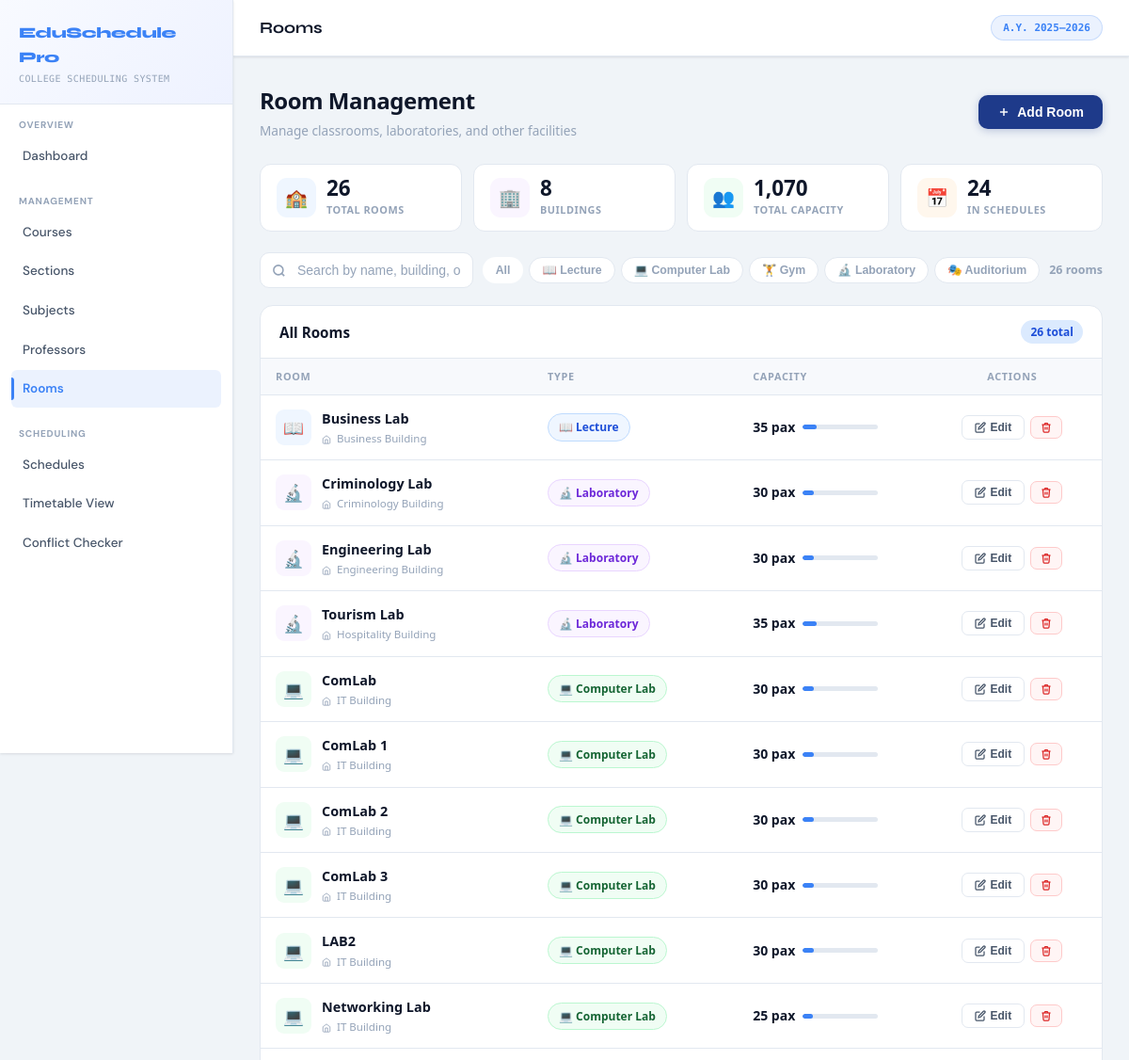
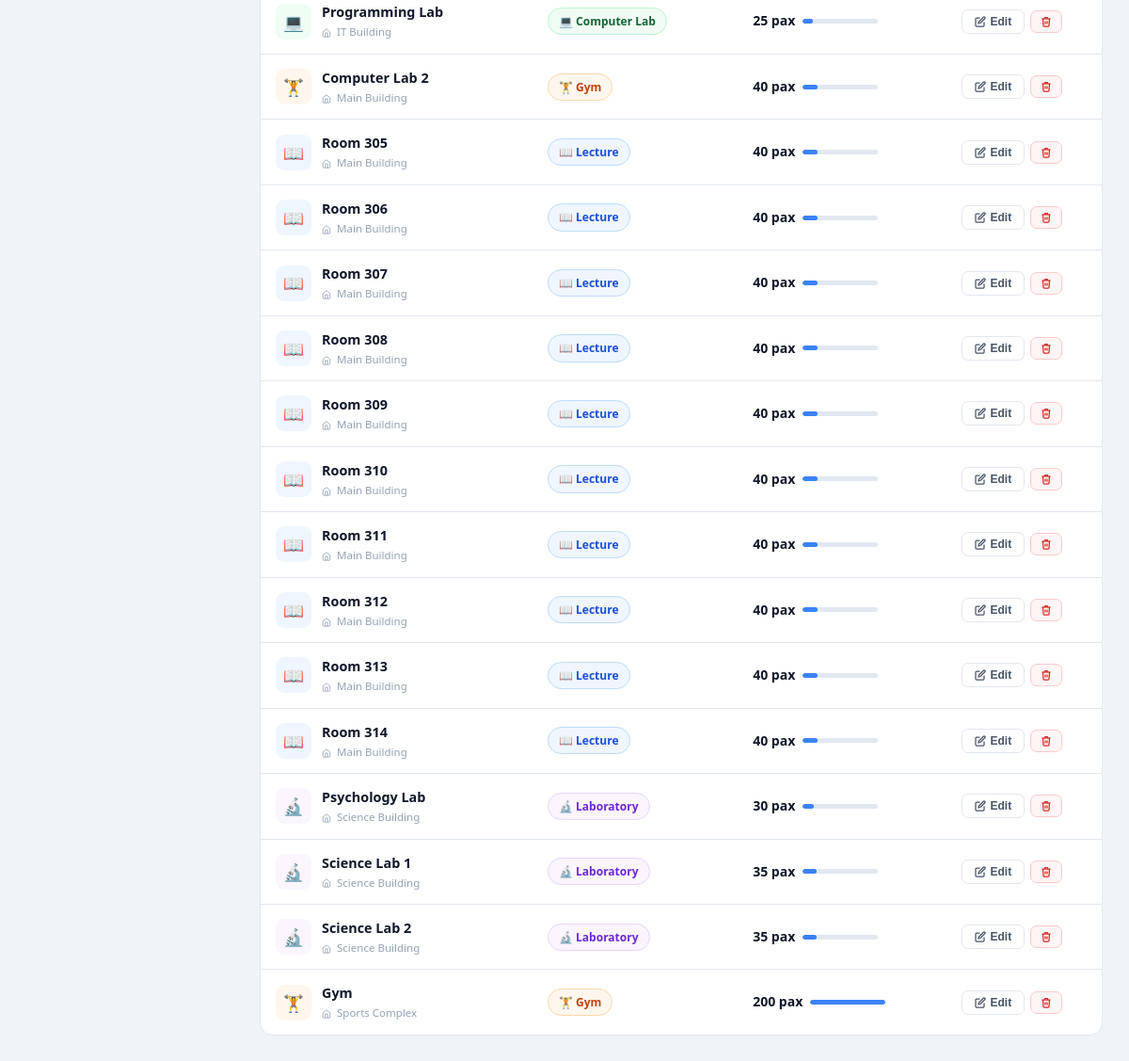
The page /rooms.php on the database its author committed (2 pictures, top to bottom).
### tables this page shows
CREATE TABLE `rooms` (
  `id` int(11) NOT NULL,
  `name` varchar(50) NOT NULL,
  `building` varchar(100) DEFAULT NULL,
  `capacity` int(11) DEFAULT 0,
  `room_type` enum('Lecture','Computer Lab','Gym','Laboratory','Auditorium') DEFAULT 'Lecture',
  `created_at` timestamp NOT NULL DEFAULT current_timestamp()
);

### includes/config.php (called while the page is built, shortened)
<?php
function h(string $str): string {
    return htmlspecialchars($str, ENT_QUOTES, 'UTF-8');
}

### rooms.php (the view, shortened to what this page needs)
<?php
require_once __DIR__ . '/includes/config.php';
$db = getDB();
require_once __DIR__ . '/includes/header.php';
$rooms     = $db->query("SELECT * FROM rooms ORDER BY building, name")->fetchAll();
$roomTypes = ['Lecture','Computer Lab','Gym','Laboratory','Auditorium'];
$buildings    = array_filter(array_unique(array_column($rooms,'building')));
$totalCap     = array_sum(array_column($rooms,'capacity'));
$inUse        = (int)$db->query("SELECT COUNT(DISTINCT room_id) FROM schedules")->fetchColumn();
$typeMeta = [
    'Lecture'      => ['icon'=>'📖','bg'=>'#eff6ff','color'=>'#1d4ed8','border'=>'#bfdbfe'],
    'Computer Lab' => ['icon'=>'💻','bg'=>'#f0fdf4','color'=>'#166534','border'=>'#bbf7d0'],
    'Gym'          => ['icon'=>'🏋️','bg'=>'#fff7ed','color'=>'#c2410c','border'=>'#fed7aa'],
    'Laboratory'   => ['icon'=>'🔬','bg'=>'#faf5ff','color'=>'#6d28d9','border'=>'#e9d5ff'],
    'Auditorium'   => ['icon'=>'🎭','bg'=>'#fef2f2','color'=>'#dc2626','border'=>'#fecaca'],
];
?>
<div class="rm">
  <div class="rm-hdr">
    <div>
      <h2>Room Management</h2>
      <p>Manage classrooms, laboratories, and other facilities</p>
    </div>
    <button class="btn-add-rm" onclick="rmOpenModal()">
      <svg width="14" height="14" viewBox="0 0 24 24" fill="none" stroke="currentColor" stroke-width="2.5"><line x1="12" y1="5" x2="12" y2="19"/><line x1="5" y1="12" x2="19" y2="12"/></svg>
      Add Room
    </button>
  </div>
  <div class="rm-stats">
    <div class="rm-stat">
      <div class="rm-stat-ico" style="background:#eff6ff">🏫</div>
      <div><div class="rm-stat-val"><?= count($rooms) ?></div><div class="rm-stat-lbl">Total Rooms</div></div>
    </div>
    <div class="rm-stat">
      <div class="rm-stat-ico" style="background:#faf5ff">🏢</div>
      <div><div class="rm-stat-val"><?= count($buildings) ?></div><div class="rm-stat-lbl">Buildings</div></div>
    </div>
    <div class="rm-stat">
      <div class="rm-stat-ico" style="background:#f0fdf4">👥</div>
      <div><div class="rm-stat-val"><?= number_format($totalCap) ?></div><div class="rm-stat-lbl">Total Capacity</div></div>
    </div>
    <div class="rm-stat">
      <div class="rm-stat-ico" style="background:#fff7ed">📅</div>
      <div><div class="rm-stat-val"><?= $inUse ?></div><div class="rm-stat-lbl">In Schedules</div></div>
    </div>
  </div>
  <div class="rm-toolbar no-print">
    <div class="rm-search-box">
      <span class="rm-search-ico">
        <svg width="15" height="15" viewBox="0 0 24 24" fill="none" stroke="currentColor" stroke-width="2.5"><circle cx="11" cy="11" r="8"/><line x1="21" y1="21" x2="16.65" y2="16.65"/></svg>
      </span>
      <input type="text" id="rm-search" class="rm-search-input"
             placeholder="Search by name, building, or type…"
             oninput="rmSearch()" autocomplete="off">
    </div>
    <div class="rm-type-filters">
      <button class="rm-type-pill active" data-type="" onclick="rmSetType(this,'')">All</button>
      <?php foreach ($roomTypes as $rt):
        $tm = $typeMeta[$rt] ?? ['icon'=>'🏫','bg'=>'#eff6ff','color'=>'#1d4ed8','border'=>'#bfdbfe'];
      ?>
      <button class="rm-type-pill" data-type="<?= $rt ?>"
              style="--pill-bg:<?= $tm['bg'] ?>;--pill-color:<?= $tm['color'] ?>;--pill-border:<?= $tm['border'] ?>"
              onclick="rmSetType(this,'<?= $rt ?>')">
        <?= $tm['icon'] ?> <?= $rt ?>
      </button>
      <?php endforeach; ?>
    </div>
    <span class="rm-result-count" id="rm-result-count"><?= count($rooms) ?> room<?= count($rooms)!==1?'s':'' ?></span>
  </div>
  <div class="rm-card">
    <div class="rm-card-head">
      <span class="rm-card-title">All Rooms</span>
      <span class="rm-card-count" id="rm-table-count"><?= count($rooms) ?> total</span>
    </div>
    <?php if (empty($rooms)): ?>
      <div class="rm-empty">
        <span class="ei">🏫</span>
        <p>No rooms yet. <a href="#" onclick="rmOpenModal();return false" style="color:#3b82f6;font-weight:700;text-decoration:none">Add your first room →</a></p>
      </div>
    <?php else: ?>
      <?php $maxCap = max(array_column($rooms,'capacity') ?: [1]); ?>
      <div style="overflow-x:auto">
        <table class="rm-table">
          <thead>
            <tr>
              <th>Room</th>
              <th>Type</th>
              <th>Capacity</th>
              <th class="no-print" style="text-align:center">Actions</th>
            </tr>
          </thead>
          <tbody id="rm-tbody">
          <?php foreach ($rooms as $r):
            $tm      = $typeMeta[$r['room_type']] ?? $typeMeta['Lecture'];
            $capPct  = $r['capacity'] && $maxCap ? round($r['capacity']/$maxCap*100) : 0;
            $payload = htmlspecialchars(json_encode([
                'id'        => $r['id'],
                'name'      => $r['name'],
                'building'  => $r['building']  ?? '',
                'capacity'  => $r['capacity']  ?? 0,
                'room_type' => $r['room_type'] ?? 'Lecture',
            ]), ENT_QUOTES);
          ?>
          <tr id="rm-row-<?= $r['id'] ?>"
              data-name="<?= strtolower(h($r['name'])) ?>"
              data-bldg="<?= strtolower(h($r['building'] ?? '')) ?>"
              data-type="<?= h($r['room_type']) ?>">
            <td>
              <div class="rm-name-cell">
                <div class="rm-room-ico" style="background:<?= $tm['bg'] ?>"><?= $tm['icon'] ?></div>
                <div>
                  <div class="rm-name-txt"><?= h($r['name']) ?></div>
                  <?php if ($r['building']): ?>
                    <div class="rm-bldg-sub">
                      <svg width="10" height="10" viewBox="0 0 24 24" fill="none" stroke="currentColor" stroke-width="2" style="vertical-align:middle;margin-right:3px"><path d="M3 9l9-7 9 7v11a2 2 0 0 1-2 2H5a2 2 0 0 1-2-2z"/><polyline points="9 22 9 12 15 12 15 22"/></svg>
                      <?= h($r['building']) ?>
                    </div>
                  <?php else: ?>
                    <div class="rm-bldg-sub no-val">No building</div>
                  <?php endif; ?>
                </div>
              </div>
            </td>
            <td>
              <span class="rm-type-badge"
                    style="background:<?= $tm['bg'] ?>;color:<?= $tm['color'] ?>;border-color:<?= $tm['border'] ?>">
                <?= $tm['icon'] ?> <?= h($r['room_type']) ?>
              </span>
            </td>
            <td>
              <?php if ($r['capacity']): ?>
              <div class="rm-cap-cell">
                <span class="rm-cap-val"><?= h($r['capacity']) ?> pax</span>
                <div class="rm-cap-bar"><div class="rm-cap-fill" style="width:<?= $capPct ?>%"></div></div>
              </div>
              <?php else: ?>
                <span class="no-val">—</span>
              <?php endif; ?>
            </td>
            <td class="no-print">
              <div class="rm-acts">
                <button class="btn-rm-edit" onclick="rmEdit(<?= $payload ?>)">
                  <svg width="12" height="12" viewBox="0 0 24 24" fill="none" stroke="currentColor" stroke-width="2.5"><path d="M11 4H4a2 2 0 0 0-2 2v14a2 2 0 0 0 2 2h14a2 2 0 0 0 2-2v-7"/><path d="M18.5 2.5a2.121 2.121 0 0 1 3 3L12 15l-4 1 1-4z"/></svg>
                  Edit
                </button>
                <button class="btn-rm-del" onclick="rmDelete(<?= $r['id'] ?>, this)">
                  <svg width="12" height="12" viewBox="0 0 24 24" fill="none" stroke="currentColor" stroke-width="2.5"><polyline points="3 6 5 6 21 6"/><path d="M19 6l-1 14a2 2 0 0 1-2 2H8a2 2 0 0 1-2-2L5 6"/><path d="M10 11v6M14 11v6"/><path d="M9 6V4a1 1 0 0 1 1-1h4a1 1 0 0 1 1 1v2"/></svg>
                </button>
              </div>
            </td>
          </tr>
          <?php endforeach; ?>
          </tbody>
        </table>
      </div>
    <?php endif; ?>
  </div>
</div>
<?php require_once __DIR__ . '/includes/footer.php'; ?>

### assets/css/style.css (style rules this page uses)
:root { --bg: #f0f4f8; --bg2: #ffffff; --bg3: #f7f9fc; --panel: #ffffff; --panel2: #f0f4f8; --border: #e2e8f0; --border2: #cbd5e1; --border3: #94a3b8; --accent: #3b82f6; --accent-dim: rgba(59,130,246,.10); --accent-glow: rgba(59,130,246,.20); --accent2: #6366f1; --accent3: #10b981; --accent4: #f59e0b; --accent5: #ef4444; --accent6: #8b5cf6; --text: #0f172a; --text2: #475569; --text3: #94a3b8; --text4: #cbd5e1; --surface: #ffffff; --surface2: #f0f4f8; --surface3: #e2e8f0; --sidebar-w: 248px; --topbar-h: 60px; --radius: 10px; --radius-sm: 6px; --radius-lg: 14px; --transition: .18s ease; --shadow-sm: 0 1px 3px rgba(15,23,42,.08), 0 1px 2px rgba(15,23,42,.04); --shadow: 0 4px 12px rgba(15,23,42,.08), 0 2px 4px rgba(15,23,42,.04); --shadow-md: 0 8px 24px rgba(15,23,42,.10), 0 4px 8px rgba(15,23,42,.06); }
*, *::before, *::after { box-sizing: border-box; margin: 0; padding: 0; }
html { scroll-behavior: smooth; }
body { font-family: 'DM Sans', system-ui, sans-serif; font-size: 14px; line-height: 1.6; background: var(--bg); color: var(--text); min-height: 100vh; -webkit-font-smoothing: antialiased; }
table { width: 100%; border-collapse: collapse; }
thead th { text-align: left; font-size: 11px; font-weight: 700; color: var(--text3); text-transform: uppercase; letter-spacing: .07em; padding: 11px 16px; border-bottom: 2px solid var(--border); background: var(--bg3); white-space: nowrap; }
tbody td { padding: 12px 16px; font-size: 13.5px; border-bottom: 1px solid var(--border); color: var(--text2); vertical-align: middle; }
tbody tr:last-child td { border-bottom: none; }

### rows shown on the page
rooms: room_type "📖", name "Business Lab", building "Business Building", room_type "Lecture", capacity "35"
rooms: room_type "🔬", name "Criminology Lab", building "Criminology Building", room_type "Laboratory", capacity "30"
rooms: room_type "🔬", name "Engineering Lab", building "Engineering Building", room_type "Laboratory", capacity "30"
rooms: room_type "🔬", name "Tourism Lab", building "Hospitality Building", room_type "Laboratory", capacity "35"
rooms: room_type "💻", name "ComLab", building "IT Building", room_type "Computer Lab", capacity "30"
rooms: room_type "💻", name "ComLab 1", building "IT Building", room_type "Computer Lab", capacity "30"
rooms: room_type "💻", name "ComLab 2", building "IT Building", room_type "Computer Lab", capacity "30"
rooms: room_type "💻", name "ComLab 3", building "IT Building", room_type "Computer Lab", capacity "30"
rooms: room_type "💻", name "LAB2", building "IT Building", room_type "Computer Lab", capacity "30"
rooms: room_type "💻", name "Networking Lab", building "IT Building", room_type "Computer Lab", capacity "25"
rooms: room_type "💻", name "Programming Lab", building "IT Building", room_type "Computer Lab", capacity "25"
rooms: room_type "🏋️", name "Computer Lab 2", building "Main Building", room_type "Gym", capacity "40"
rooms: room_type "📖", name "Room 305", building "Main Building", room_type "Lecture", capacity "40"
rooms: room_type "📖", name "Room 306", building "Main Building", room_type "Lecture", capacity "40"
rooms: room_type "📖", name "Room 307", building "Main Building", room_type "Lecture", capacity "40"
rooms: room_type "📖", name "Room 308", building "Main Building", room_type "Lecture", capacity "40"
rooms: room_type "📖", name "Room 309", building "Main Building", room_type "Lecture", capacity "40"
rooms: room_type "📖", name "Room 310", building "Main Building", room_type "Lecture", capacity "40"
rooms: room_type "📖", name "Room 311", building "Main Building", room_type "Lecture", capacity "40"
rooms: room_type "📖", name "Room 312", building "Main Building", room_type "Lecture", capacity "40"
rooms: room_type "📖", name "Room 313", building "Main Building", room_type "Lecture", capacity "40"
rooms: room_type "📖", name "Room 314", building "Main Building", room_type "Lecture", capacity "40"
rooms: room_type "🔬", name "Psychology Lab", building "Science Building", room_type "Laboratory", capacity "30"
rooms: room_type "🔬", name "Science Lab 1", building "Science Building", room_type "Laboratory", capacity "35"
rooms: room_type "🔬", name "Science Lab 2", building "Science Building", room_type "Laboratory", capacity "35"
rooms: room_type "🏋️", name "Gym", building "Sports Complex", room_type "Gym", capacity "200"

### other values the page prints
APP_NAME "EduSchedule Pro"
$item['label'] "Dashboard"
$item['label'] "Courses"
$item['label'] "Sections"
$item['label'] "Subjects"
$item['label'] "Professors"
$item['label'] "Rooms"
$item['label'] "Schedules"
$item['label'] "Timetable View"
$item['label'] "Conflict Checker"
$pageTitle "Rooms"
count($rooms) "26"
count($buildings) "8"
$totalCap "1,070"
$inUse "24"
